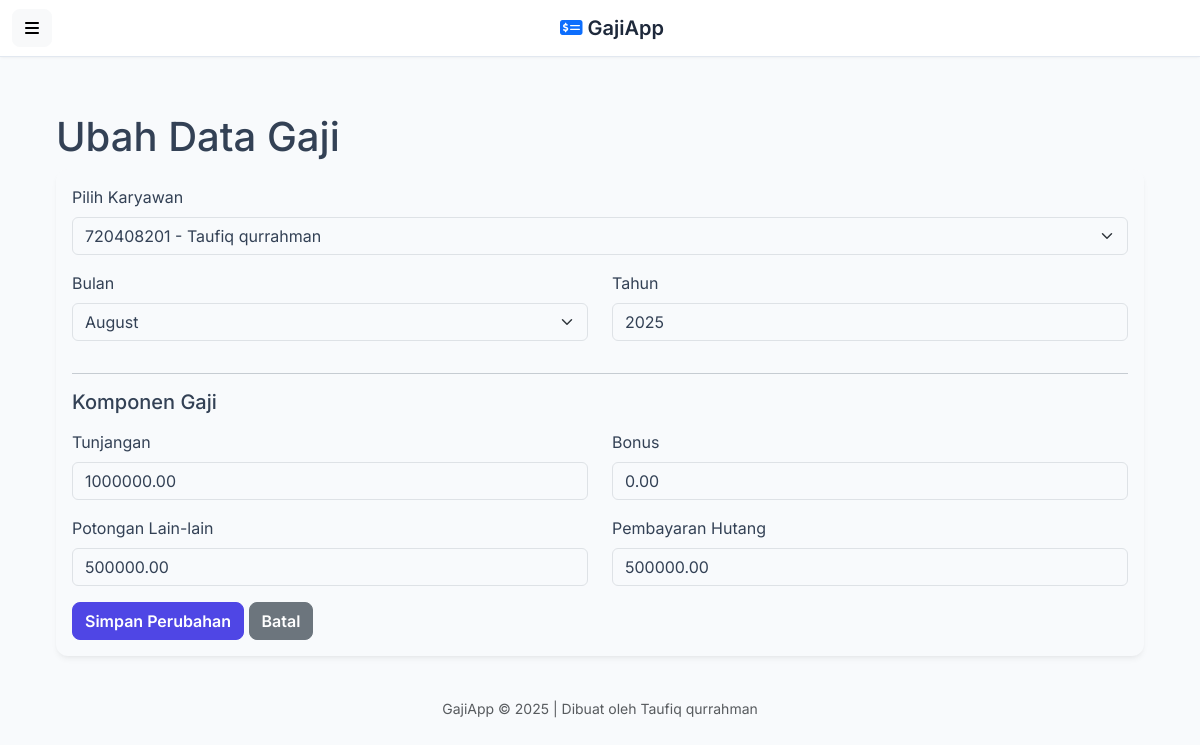
Page /penggajian/ubah.php?id=2 on the committed database.
### tables this page shows
CREATE TABLE `penggajian` (
  `id_penggajian` int(11) NOT NULL,
  `id_karyawan` int(11) NOT NULL,
  `bulan` varchar(2) NOT NULL,
  `tahun` varchar(4) NOT NULL,
  `gaji_pokok` decimal(10,2) NOT NULL,
  `tunjangan` decimal(10,2) DEFAULT 0.00,
  `bonus` decimal(10,2) DEFAULT 0.00,
  `potongan` decimal(10,2) DEFAULT 0.00,
  `hutang` decimal(10,2) DEFAULT 0.00,
  `sisa_hutang` decimal(10,2) DEFAULT 0.00,
  `gaji_bersih` decimal(10,2) NOT NULL,
  `tanggal_dibuat` timestamp NOT NULL DEFAULT current_timestamp()
);

CREATE TABLE `karyawan` (
  `id_karyawan` int(11) NOT NULL,
  `nik` varchar(50) NOT NULL,
  `nama_karyawan` varchar(255) NOT NULL,
  `jabatan` varchar(100) NOT NULL,
  `alamat` text DEFAULT NULL,
  `no_telpon` varchar(20) DEFAULT NULL,
  `email` varchar(100) DEFAULT NULL,
  `gaji_pokok` decimal(10,2) NOT NULL,
  `nama_bank` varchar(50) DEFAULT NULL,
  `no_rekening` varchar(50) DEFAULT NULL,
  `tanggal_masuk` date NOT NULL
);

### penggajian/ubah.php (the view, shortened to what this page needs)
<?php
require_once '../config/database.php';
$id_penggajian = $_GET['id'];
$stmt_get = mysqli_prepare($koneksi, "SELECT * FROM penggajian WHERE id_penggajian=?");
mysqli_stmt_bind_param($stmt_get, "i", $id_penggajian); mysqli_stmt_execute($stmt_get);
$result = mysqli_stmt_get_result($stmt_get); $data = mysqli_fetch_assoc($result);
include(BASE_PATH . '/templates/header.php');
?>
<div id="page-content-wrapper">
    <div class="container-fluid px-4">
        <h1 class="mt-4">Ubah Data Gaji</h1>
        <div class="card">
            <div class="card-body">
                <form action="" method="POST">
                    <div class="mb-3">
                        <label class="form-label">Pilih Karyawan</label>
                        <select class="form-select" name="id_karyawan" required>
                            <?php $k_list = mysqli_query($koneksi, "SELECT id_karyawan, nik, nama_karyawan FROM karyawan ORDER BY nama_karyawan"); while ($k = mysqli_fetch_assoc($k_list)): ?>
                                <option value="<?= $k['id_karyawan']; ?>" <?= ($k['id_karyawan'] == $data['id_karyawan']) ? 'selected' : '' ?>><?= htmlspecialchars($k['nik']) . ' - ' . htmlspecialchars($k['nama_karyawan']); ?></option>
                            <?php endwhile; ?>
                        </select>
                    </div>
                    <div class="row">
                        <div class="col-md-6 mb-3"><label class="form-label">Bulan</label><select name="bulan" class="form-select"><?php for ($i=1; $i<=12; $i++): $bln=str_pad($i,2,'0',STR_PAD_LEFT);?><option value="<?=$bln;?>" <?=($data['bulan']==$bln)?'selected':'';?>><?=date('F',mktime(0,0,0,$i,10));?></option><?php endfor;?></select></div>
                        <div class="col-md-6 mb-3"><label class="form-label">Tahun</label><input type="number" class="form-control" name="tahun" value="<?= htmlspecialchars($data['tahun']) ?>" required></div>
                    </div>
                    <hr>
                    <h5 class="mb-3">Komponen Gaji</h5>
                    <div class="row">
                        <div class="col-md-6 mb-3"><label class="form-label">Tunjangan</label><input type="number" class="form-control" name="tunjangan" value="<?= htmlspecialchars($data['tunjangan']) ?>"></div>
                        <div class="col-md-6 mb-3"><label class="form-label">Bonus</label><input type="number" class="form-control" name="bonus" value="<?= htmlspecialchars($data['bonus']) ?>"></div>
                    </div>
                    <div class="row">
                        <div class="col-md-6 mb-3"><label class="form-label">Potongan Lain-lain</label><input type="number" class="form-control" name="potongan" value="<?= htmlspecialchars($data['potongan']) ?>"></div>
                        <div class="col-md-6 mb-3"><label class="form-label">Pembayaran Hutang</label><input type="number" class="form-control" name="hutang" value="<?= htmlspecialchars($data['hutang']) ?>"></div>
                    </div>
                    <button type="submit" class="btn btn-primary">Simpan Perubahan</button>
                    <a href="<?= BASE_URL ?>/penggajian/index.php" class="btn btn-secondary">Batal</a>
                </form>
            </div>
        </div>
    </div>
</div>
<?php
include(BASE_PATH . '/templates/footer.php');
?>

### templates/header.php (style rules this page uses)
:root { --bs-blue: #0d6efd; --bs-indigo: #6610f2; --bs-purple: #6f42c1; --bs-pink: #d63384; --bs-red: #dc3545; --bs-orange: #fd7e14; --bs-yellow: #ffc107; --bs-green: #198754; --bs-teal: #20c997; --bs-cyan: #0dcaf0; --bs-white: #fff; --bs-gray: #6c757d; --bs-gray-dark: #343a40; --bs-primary: #4f46e5; --bs-secondary: #64748b; --bs-success: #10b981; --bs-info: #0ea5e9; --bs-warning: #f59e0b; --bs-danger: #ef4444; --bs-light: #f8fafc; --bs-dark: #1e293b; --bs-font-sans-serif: 'Inter', sans-serif; --bs-body-font-family: var(--bs-font-sans-serif); --bs-body-color: #334155; --bs-body-bg: var(--bs-light); }
body { font-family: var(--bs-body-font-family); background-color: var(--bs-body-bg); color: var(--bs-body-color); }
.card { border: none; border-radius: 0.75rem; box-shadow: 0 4px 6px -1px rgba(0, 0, 0, 0.05), 0 2px 4px -2px rgba(0, 0, 0, 0.05); margin-bottom: 1.5rem; }
.btn { border-radius: 0.5rem; font-weight: 600; transition: all 0.2s ease-in-out; }
.btn-primary { background-color: var(--bs-primary); border-color: var(--bs-primary); }

### rows in the picture
penggajian: id_karyawan "720408201 - Taufiq qurrahman", bulan "August", tahun "2025", tunjangan "1000000.00", bonus "0.00", potongan "500000.00", hutang "500000.00"
